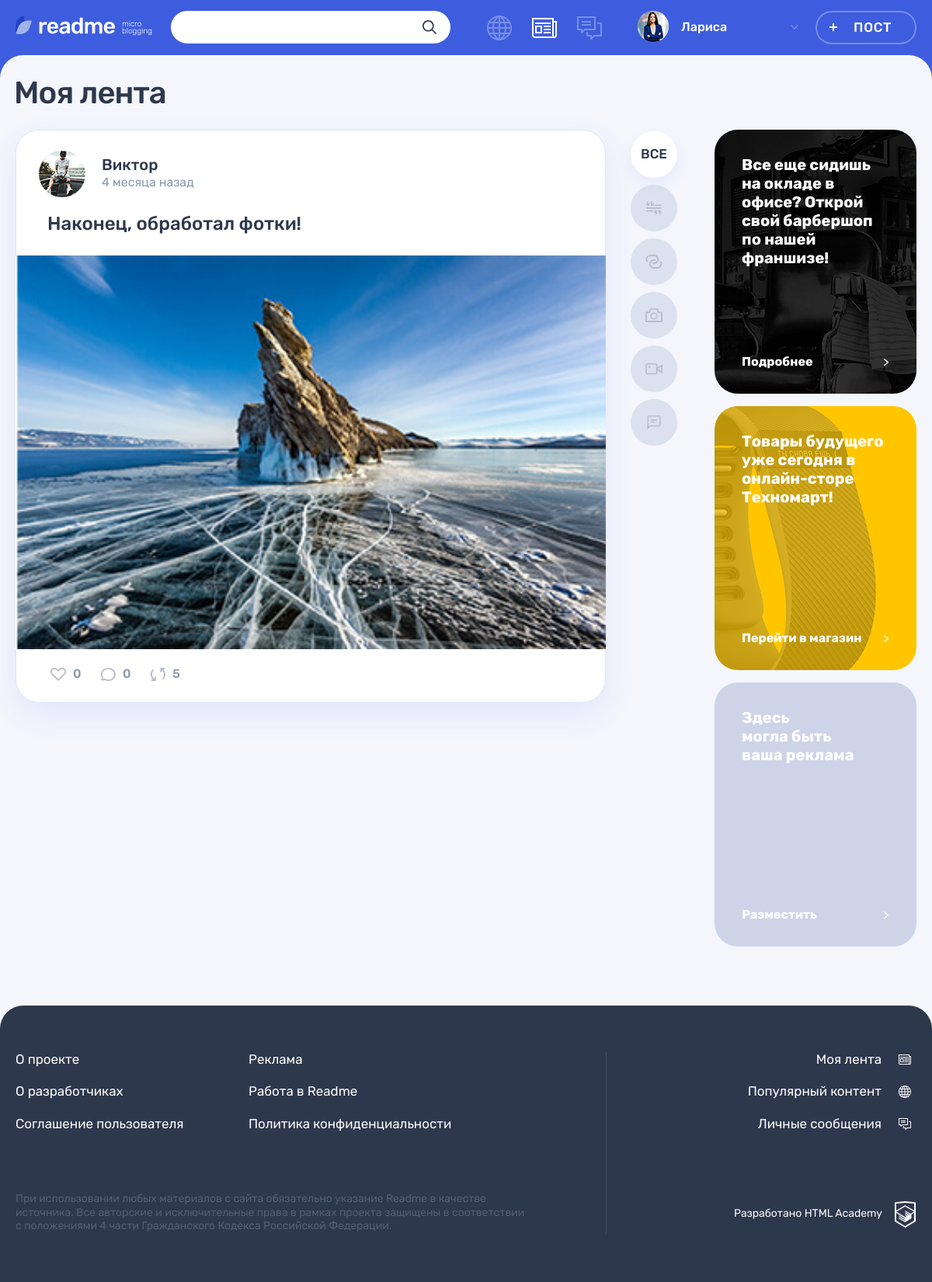
The app's page /feed.php (signed in) with its own data.
### tables this page shows
CREATE TABLE posts
(
  id          INT AUTO_INCREMENT PRIMARY KEY,
  created_at  DATETIME     NOT NULL,
  title       VARCHAR(200) NOT NULL,
  content     VARCHAR(1000),
  author      VARCHAR(128),
  picture_url VARCHAR(1000),
  video_url   VARCHAR(1000),
  website     VARCHAR(1000),
  preview     VARCHAR(1000),
  views_count INT UNSIGNED DEFAULT 0,
  user_id     INT          NOT NULL,
  type_id     INT          NOT NULL,
  FOREIGN KEY (user_id) REFERENCES users (id),
  FOREIGN KEY (type_id) REFERENCES content_types (id)
);

CREATE TABLE content_types
(
  id         INT AUTO_INCREMENT PRIMARY KEY,
  name       VARCHAR(128) UNIQUE NOT NULL,
  icon_class VARCHAR(32)
);

### helpers.php (called while the page is built, shortened)
<?php
function include_template($name, array $data = [])
{
    $name = 'templates/' . $name;
    extract($data);
    require $name;
    $result = ob_get_clean();
    return $result;
}

### database/helpers.php (called while the page is built, shortened)
<?php
function prepareResult($connect, $query, $types = "", $params = []): mysqli_result {
    $stmt = mysqli_prepare($connect, $query);
    if ($types !== "") {
        $result = mysqli_stmt_bind_param($stmt, $types, ...$params);
    }
    $result = mysqli_stmt_execute($stmt);
    $result = mysqli_stmt_get_result($stmt);
    return $result;
}

### database/posts.php (called while the page is built, shortened)
<?php
function fetchPostTypes($connect): array
{
    $query = "SELECT id, name, icon_class from content_types";
    return fetchData(prepareResult($connect, $query));
}
function fetchPostSubscribes($connect, $user_id): array
{
    $query = "SELECT
        posts.created_at as created_date,
        posts.id,
        title,
        posts.content,
        author,
        users.login,
        type_id,
        views_count,
        users.avatar_path,
        posts.user_id,
        COUNT(DISTINCT(l.id)) AS likes_count,
        COUNT(DISTINCT(pc.id)) AS comments_count
    FROM posts
        INNER JOIN subscribes s
            ON user_id = s.author_id
        INNER JOIN users
            ON user_id = users.id
        LEFT JOIN likes l
            ON posts.id = l.post_id
        LEFT JOIN post_comments pc
            ON posts.id = pc.post_id
    WHERE s.subscribe_id = ?
    GROUP BY
        posts.created_at,
        posts.id,
        title,
        posts.content,
        author,
        users.login,
        type_id,
        views_count,
        users.avatar_path,
        posts.user_id";
    return fetchData(prepareResult($connect, $query, "i", [$user_id]));
}

### templates/feed.php (the view, shortened to what this page needs)
<div class="container">
    <h1 class="page__title page__title--feed">Моя лента</h1>
</div>
<div class="page__main-wrapper container">
    <section class="feed">
        <div class="feed__main-wrapper">
            <div class="feed__wrapper">
                <?php foreach ($posts as $index => $post): ?>
                    <article class="feed__post post <?= htmlspecialchars($post["type"]) ?>">
                        <header class="post__header post__author">
                            <a class="post__author-link" href="/profile.php?author_id=<?= htmlspecialchars($post["user_id"]) ?>" title="Автор">
                                <div class="post__avatar-wrapper">
                                    <img class="post__author-avatar" src="<?= htmlspecialchars($post["avatar"]) ?>" alt="Аватар пользователя" width="60" height="60">
                                </div>
                                <div class="post__info">
                                    <b class="post__author-name"><?= htmlspecialchars($post["user_name"]) ?></b>
                                    <span class="post__time"><?= htmlspecialchars($post["time_ago"]) ?></span>
                                </div>
                            </a>
                        </header>
                        <?php
                            $template_post = include_template("/parts/post/" . $post["type"] . ".php", [
                                "id" => $post["id"],
                                "title" => $post["title"],
                                "content" => $post["contain"],
                                "author" => $post["author"],
                                "is_details" => false,
                                "show_title" => true,
                                "is_video_control" => true,
                            ]);
                            print($template_post);
                        ?>
                        <footer class="post__footer post__indicators">
                            <?php
                                $template_indicators = include_template("/parts/post/indicators.php", [
                                    "post" => $post,
                                ]);
                                print($template_indicators);
                            ?>
                        </footer>
                    </article>
                <?php endforeach; ?>
            </div>
        </div>
        <ul class="feed__filters filters">
            <li class="feed__filters-item filters__item">
                <a class="filters__button <?= $current_type_id === null ? "filters__button--active" : "" ?>" href="feed.php">
                    <span>Все</span>
                </a>
            </li>
            <?php foreach ($post_types as $post_type): ?>
                <li class="feed__filters-item filters__item">
                    <a class="filters__button filters__button--<?php
                    $active_class = $current_type_id === $post_type["id"] ? " filters__button--active" : "";
                    $post_class = htmlspecialchars($post_type["icon_class"]);
                    print($post_class . $active_class);
                    ?> button" href="?type_id=<?= $post_type["id"] ?>">
                        <svg class="filters__icon" width="22" height="18">
                            <use xlink:href="#icon-filter-<?= htmlspecialchars($post_type["icon_class"]) ?>"></use>
                        </svg>
                    </a>
                </li>
            <?php endforeach; ?>
        </ul>
    </section>
    <aside class="promo">
        <article class="promo__block promo__block--barbershop">
            <p class="promo__text">
                Все еще сидишь на окладе в офисе? Открой свой барбершоп по нашей франшизе!
            </p>
            <a class="promo__link" href="#">
                Подробнее
            </a>
        </article>
        <article class="promo__block promo__block--technomart">
            <p class="promo__text">
                Товары будущего уже сегодня в онлайн-сторе Техномарт!
            </p>
            <a class="promo__link" href="#">
                Перейти в магазин
            </a>
        </article>
        <article class="promo__block">
            <p class="promo__text">
                Здесь<br> могла быть<br> ваша реклама
            </p>
            <a class="promo__link" href="#">
                Разместить
            </a>
        </article>
    </aside>
</div>

### templates/parts/post/post-photo.php (shortened to what this page needs)
<div class="post__main">
    <?php if ($show_title): ?>
        <h2><a href="/post.php?post_id=<?= htmlspecialchars($id) ?>"></a><?= htmlspecialchars($title) ?></h2>
    <?php endif; ?>
    <div class="post-photo__image-wrapper <?= $is_details ? "post-details__image-wrapper" : "" ?>">
        <img src="<?= htmlspecialchars($content) ?>" alt="<?= htmlspecialchars($title) ?>" width="760" height="507">
    </div>
</div>

### templates/parts/post/indicators.php (shortened to what this page needs)
<div class="post__buttons">
    <a class="post__indicator post__indicator--likes <?= $post["is_liked"] ? "post__indicator--likes-active" : "" ?> button"
       href="/like.php?author_id=<?= htmlspecialchars($post["user_id"]) ?>&post_id=<?= htmlspecialchars(
           $post["id"]
       ) ?>" title="Лайк">
        <svg class="post__indicator-icon" width="20" height="17">
            <use xlink:href="#icon-heart"></use>
        </svg>
        <span><?= htmlspecialchars($post["likes_count"]) ?></span>
    </a>
    <a class="post__indicator post__indicator--comments button" href="/post.php?post_id=<?= htmlspecialchars($post["id"]) ?>"
       title="Комментарии">
        <svg class="post__indicator-icon" width="19" height="17">
            <use xlink:href="#icon-comment"></use>
        </svg>
        <span><?= htmlspecialchars($post["comments_count"]) ?></span>
    </a>
    <a class="post__indicator post__indicator--repost button" href="#" title="Репост">
        <svg class="post__indicator-icon" width="19" height="17">
            <use xlink:href="#icon-repost"></use>
        </svg>
        <span>5</span>
    </a>
</div>

### records on screen
posts: user_name "Виктор", time_ago "4 месяца назад", title "Наконец, обработал фотки!", content (picture), likes_count "0", comments_count "0"

### other values on screen
$user["user_name"] "Лариса"
